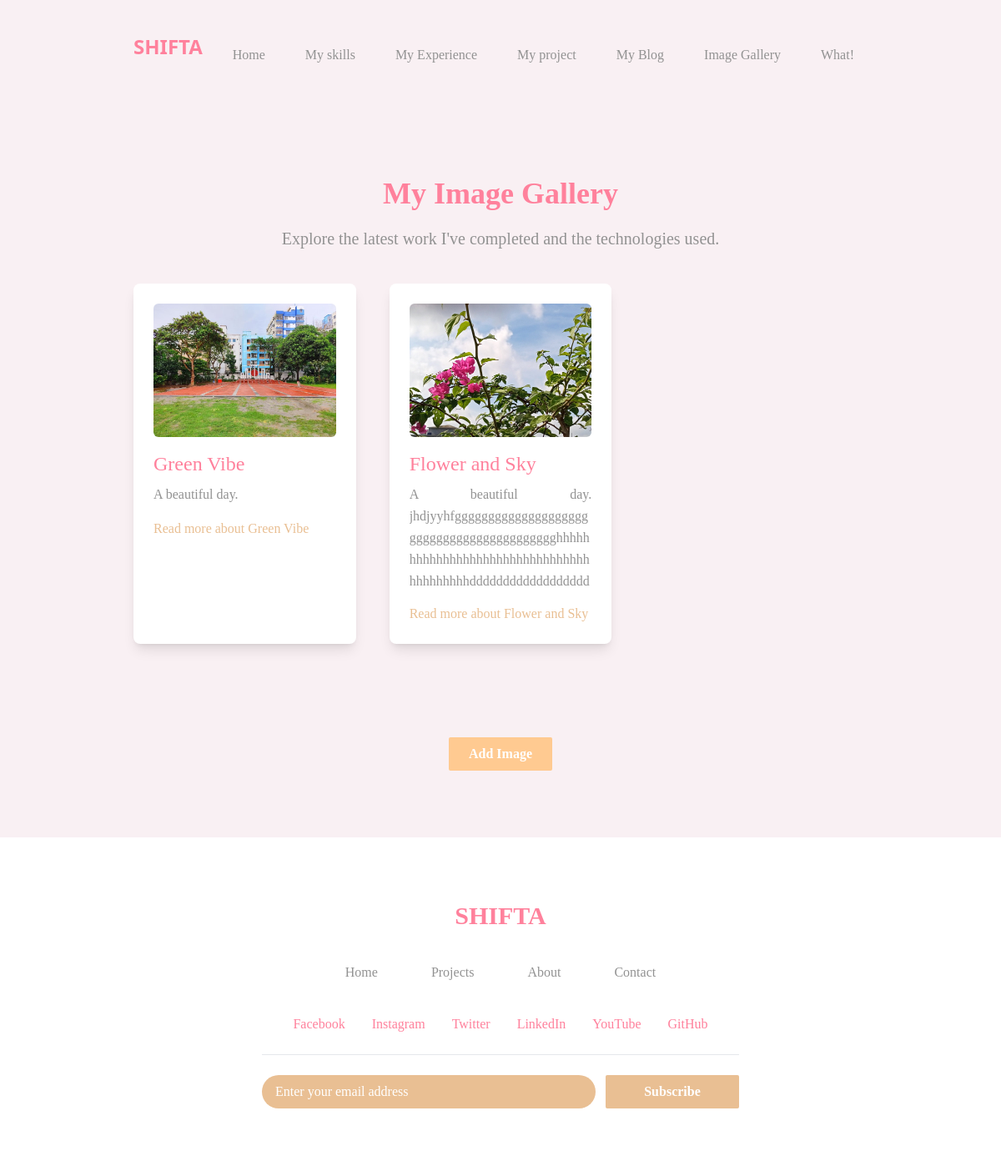
The page /one_gelary/ (signed in) on the database its author committed.
### myapp/models.py (models this page shows, shortened)
class photograph(models.Model):
    title = models. CharField (max_length=200)
    description=models.TextField(max_length=1000)
    pic=models.ImageField(upload_to="media/pictures")
    tags=models.CharField(max_length=100)

### myproject/views.py (the view)
# urls.py: path('one_gelary/', one_gelary , name='one_gelary'),
@login_required
def one_gelary(req):
    data=photograph.objects.all()
    return render (req, '1nogelary.html', {"data":data})

### template/1nogelary.html
{% extends 'mybase.html' %}
{% block body %}
<section class="px-40 py-20 space-y-10 bg-[#f9f0f3]">
    <div class="text-center">
        <h2 class="text-4xl font-bold text-[#ff819c]">My Image Gallery</h2>
        <p class="text-xl text-[#929292] mt-5">Explore the latest work I've completed and the technologies used.</p>
    </div>
    <div class="grid grid-cols-1 sm:grid-cols-2 lg:grid-cols-3 gap-10 mt-10">
        {% for i in data %}
        <div class="bg-white p-6 rounded-lg shadow-lg hover:scale-105 transition-all duration-300">
            <img src="/{{ i.pic }}" alt="{{ i.title }}" class="w-full h-40 object-cover rounded-md">
            <h3 class="text-2xl mt-4 text-[#ff819c]">{{ i.title }}</h3>
            <p class="text-[#929292] mt-2 leading-relaxed text-justify break-words max-h-32 overflow-y-auto">
                {{ i.description }}
            </p>
            <a href="{% url 'single' i.id %}" class="text-[#e9bf93] mt-4 inline-block hover:text-[#ff81a1]">
                Read more about {{ i.title }}
            </a>
        </div>
        {% endfor %}
    </div>
    <br><br><br>
    <div class="flex items-center justify-center mt-10">
        <a href="{% url 'AddPhotograph1' %}" class="bg-[#ffca91] text-white font-bold py-2 px-6 rounded-sm hover:scale-105 hover:shadow-lg transition-all duration-300">
            Add Image
        </a>
    </div>
</section>
{% endblock body %}

### template/mybase.html (style rules this page uses)
body { font-family: 'nikki-mukta'; }

### rows shown on the page
photograph: pic (picture), title "Green Vibe", description "A beautiful day."
photograph: pic (picture), title "Flower and Sky", description "A beautiful day.…"
